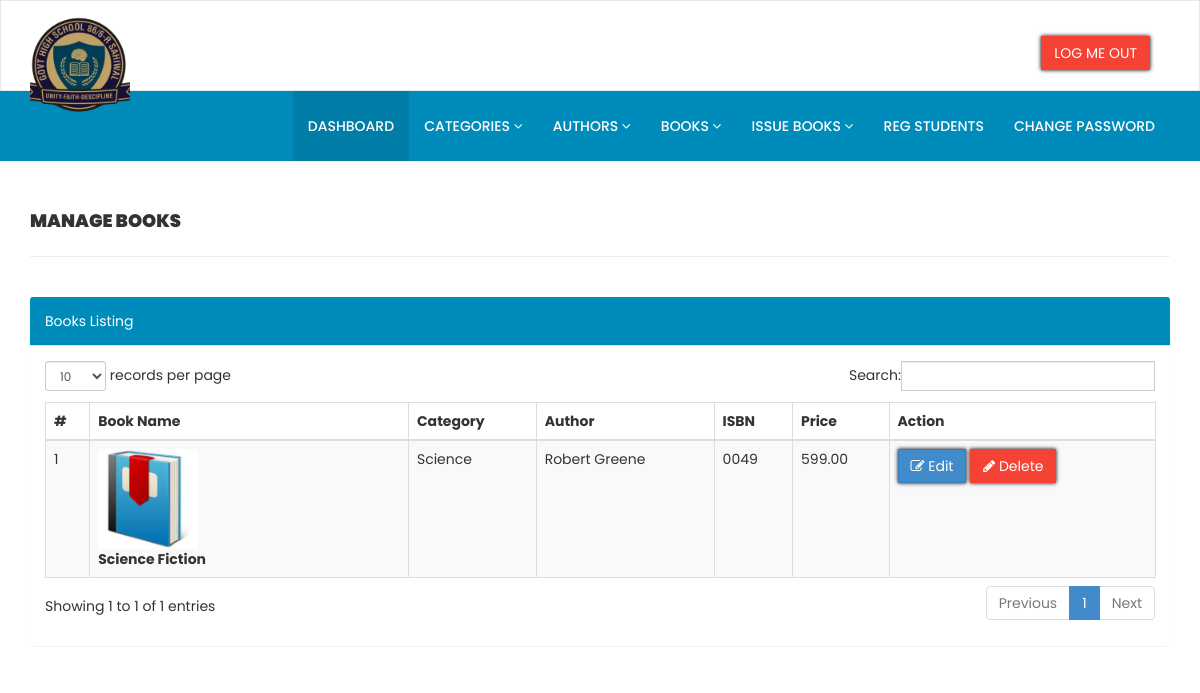
The app's page /admin/manage-books.php (signed in) with its own data.
### tables this page shows
CREATE TABLE `tblbooks` (
  `id` int(11) NOT NULL,
  `BookName` varchar(255) DEFAULT NULL,
  `CatId` int(11) DEFAULT NULL,
  `AuthorId` int(11) DEFAULT NULL,
  `ISBNNumber` varchar(25) DEFAULT NULL,
  `BookPrice` decimal(10,2) DEFAULT NULL,
  `bookImage` varchar(250) NOT NULL,
  `isIssued` int(1) DEFAULT NULL,
  `RegDate` timestamp NULL DEFAULT current_timestamp(),
  `UpdationDate` timestamp NULL DEFAULT NULL ON UPDATE current_timestamp()
);

CREATE TABLE `tblcategory` (
  `id` int(11) NOT NULL,
  `CategoryName` varchar(150) DEFAULT NULL,
  `Status` int(1) DEFAULT NULL,
  `CreationDate` timestamp NULL DEFAULT current_timestamp(),
  `UpdationDate` timestamp NULL DEFAULT '0000-00-00 00:00:00' ON UPDATE current_timestamp()
);

CREATE TABLE `tblauthors` (
  `id` int(11) NOT NULL,
  `AuthorName` varchar(159) DEFAULT NULL,
  `creationDate` timestamp NULL DEFAULT current_timestamp(),
  `UpdationDate` timestamp NULL DEFAULT NULL ON UPDATE current_timestamp()
);

### admin/manage-books.php (the view, shortened to what this page needs)
<?php
include('includes/config.php');
if (strlen($_SESSION['alogin']) == 0) {
    header('location:index.php');
} else {
    ?>
<!DOCTYPE html>
<html xmlns="http://www.w3.org/1999/xhtml">
<head>
    <link href="assets/css/bootstrap.css" rel="stylesheet" />
    <link href="assets/css/font-awesome.css" rel="stylesheet" />
    <link href="assets/js/dataTables/dataTables.bootstrap.css" rel="stylesheet" />
    <link href="assets/css/style.css" rel="stylesheet" />
</head>
<body>
    <?php include('includes/header.php'); ?>
    <div class="content-wrapper">
        <div class="container">
            <div class="row pad-botm">
                <div class="col-md-12">
                    <h4 class="header-line">Manage Books</h4>
                </div>
            </div>
            <div class="row">
                <div class="col-md-12">
                    <div class="panel panel-default">
                        <div class="panel-heading">
                            Books Listing
                        </div>
                        <div class="panel-body">
                            <div class="table-responsive">
                                <table class="table table-striped table-bordered table-hover" id="dataTables-example">
                                    <thead>
                                        <tr>
                                            <th>#</th>
                                            <th>Book Name</th>
                                            <th>Category</th>
                                            <th>Author</th>
                                            <th>ISBN</th>
                                            <th>Price</th>
                                            <th>Action</th>
                                        </tr>
                                    </thead>
                                    <tbody>
                                        <?php $sql = "SELECT tblbooks.BookName,tblcategory.CategoryName,tblauthors.AuthorName,tblbooks.ISBNNumber,tblbooks.BookPrice,tblbooks.id as bookid,tblbooks.bookImage from  tblbooks join tblcategory on tblcategory.id=tblbooks.CatId join tblauthors on tblauthors.id=tblbooks.AuthorId";
                                            $query = $dbh->prepare($sql);
                                            $query->execute();
                                            $results = $query->fetchAll(PDO::FETCH_OBJ);
                                            $cnt = 1;
                                            if ($query->rowCount() > 0) {
                                                foreach ($results as $result) { ?>
                                        <tr class="odd gradeX">
                                            <td class="center">
                                                <?php echo htmlentities($cnt); ?>
                                            </td>
                                            <td class="center" width="300">
                                                <img src="bookimg/<?php echo htmlentities($result->bookImage); ?>"
                                                    width="100">
                                                <br /><b>
                                                    <?php echo htmlentities($result->BookName); ?>
                                                </b>
                                            </td>
                                            <td class="center">
                                                <?php echo htmlentities($result->CategoryName); ?>
                                            </td>
                                            <td class="center">
                                                <?php echo htmlentities($result->AuthorName); ?>
                                            </td>
                                            <td class="center">
                                                <?php echo htmlentities($result->ISBNNumber); ?>
                                            </td>
                                            <td class="center">
                                                <?php echo htmlentities($result->BookPrice); ?>
                                            </td>
                                            <td class="center">
                                                <a
                                                    href="edit-book.php?bookid=<?php echo htmlentities($result->bookid); ?>"><button
                                                        class="btn btn-primary"><i class="fa fa-edit "></i>
                                                        Edit</button>
                                                    <a href="manage-books.php?del=<?php echo htmlentities($result->bookid); ?>"
                                                        onclick="return confirm('Are you sure you want to delete?');"" >  <button class="
                                                        btn btn-danger"><i class="fa fa-pencil"></i> Delete</button>
                                            </td>
                                        </tr>
                                        <?php $cnt = $cnt + 1;
                                                }
                                            } ?>
                                    </tbody>
                                </table>
                            </div>
                        </div>
                    </div>
                </div>
            </div>
        </div>
    </div>
</body>
</html>
<?php } ?>

### admin/includes/header.php (shortened to what this page needs)
<div class="navbar navbar-inverse set-radius-zero">
    <div class="container">
        <div class="navbar-header">
            <a class="navbar-brand">
                <div class="logo-query" style="width:100px;height:40px;">
                    <img src="assets/img/logos.png" style="width: 100%;" />
                </div>
            </a>
        </div>
        <div class="right-div">
            <a href="logout.php" class="btn btn-danger pull-right">LOG ME OUT</a>
        </div>
    </div>
</div>
<section class="menu-section">
    <div class="container">
        <div class="row ">
            <div class="col-md-12">
                <div class="navbar-collapse collapse ">
                    <ul id="menu-top" class="nav navbar-nav navbar-right">
                        <li><a href="dashboard.php" class="menu-top-active">DASHBOARD</a></li>
                        <li>
                            <a href="#" class="dropdown-toggle" id="ddlmenuItem" data-toggle="dropdown"> Categories <i
                                    class="fa fa-angle-down"></i></a>
                        </li>
                        <li>
                            <a href="#" class="dropdown-toggle" id="ddlmenuItem" data-toggle="dropdown"> Authors <i
                                    class="fa fa-angle-down"></i></a>
                        </li>
                        <li>
                            <a href="#" class="dropdown-toggle" id="ddlmenuItem" data-toggle="dropdown"> Books <i
                                    class="fa fa-angle-down"></i></a>
                        </li>
                        <li>
                            <a href="#" class="dropdown-toggle" id="ddlmenuItem" data-toggle="dropdown"> Issue Books <i
                                    class="fa fa-angle-down"></i></a>
                        </li>
                        <li><a href="reg-students.php">Reg Students</a></li>
                        <li><a href="change-password.php">Change Password</a></li>
                    </ul>
                </div>
            </div>
        </div>
    </div>
</section>

### admin/assets/css/style.css (style rules this page uses)
.set-radius-zero { border-radius:0px; -moz-border-radius:0px; -webkit-border-radius:0px; }
.content-wrapper { margin-top: 40px; min-height:800px; padding-bottom:90px; }
.header-line { font-weight:900; padding-bottom:25px; border-bottom:1px solid #eeeeee; text-transform:uppercase; }
.pad-botm { padding-bottom:30px; }
.right-div { float: right; padding: 20px; }
#menu-top a { color:#000; text-decoration:none; font-weight:500; padding: 25px 15px 25px 15px; text-transform:uppercase; }
.menu-section { background-color: #f7f7f7; border-bottom:5px solid #9170E4; width:100% }
.menu-top-active { background-color:#eeeeee; }
.navbar-inverse { background-color: #FFF; border-color: rgba(155, 153, 153, 0.23); }
.navbar { min-height: 90px; margin-bottom: 0px; }

### admin/manage-books.php (style rules this page uses)
.btn-primary { border-radius: 0px; box-shadow: 0px 0px 4px black; }
.btn-danger { border-color: transparent; border-radius: 0px; background-color: #f44334; box-shadow: 0px 0px 4px black; }
.panel-heading { background-color: #008CBA !important; color: #fff !important; }
.panel { border: none; }

### admin/includes/header.php (style rules this page uses)
* { margin: 0; padding: 0; box-sizing: border-box; font-family: 'Poppins', sans-serif; }
.menu-section { background-color: #008CBA; }
#menu-top.nav>li>a { color: #fff; }
.menu-top-active { background-color: rgba(0, 0, 0, 0.1) !important; }
.menu-section { border-bottom: 0 !important; }
.btn-danger { border-radius: 0px; box-shadow: 0px 0px 4px black; }
.right-div { margin-top: 15px; }

### records on screen
tblbooks: bookImage (picture), BookName "Science Fiction", tblcategory.CategoryName "Science", AuthorId.AuthorName "Robert Greene", ISBNNumber "0049", BookPrice "599.00"
